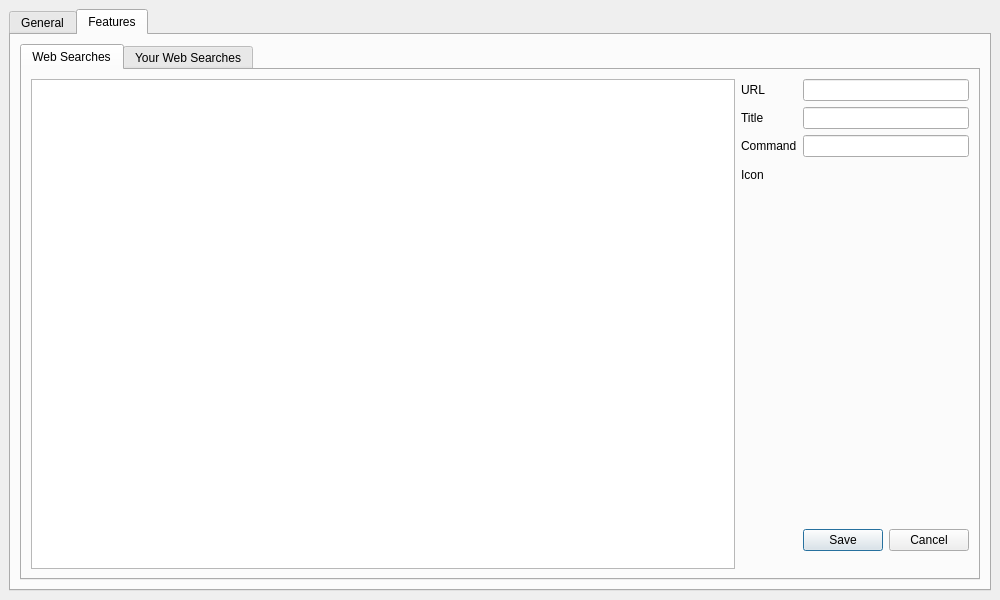
<?xml version="1.0" encoding="UTF-8"?>
<ui version="4.0">
 <class>SettingsWindow</class>
 <widget class="QMainWindow" name="SettingsWindow">
  <property name="geometry">
   <rect>
    <x>0</x>
    <y>0</y>
    <width>1000</width>
    <height>600</height>
   </rect>
  </property>
  <property name="windowTitle">
   <string>Settings - Rafiki</string>
  </property>
  <widget class="QWidget" name="centralwidget">
   <layout class="QGridLayout" name="gridLayout">
    <item row="0" column="0">
     <layout class="QVBoxLayout" name="verticalLayout">
      <property name="spacing">
       <number>0</number>
      </property>
      <item>
       <!-- First QTabWidget -->
       <widget class="QTabWidget" name="tabWidget">
        <property name="currentIndex">
         <number>1</number>
        </property>
        <!-- "General" tab -->
        <widget class="QWidget" name="tab">
         <attribute name="title">
          <string>General</string>
         </attribute>
        </widget>
        <!-- "Features" tab -->
        <widget class="QWidget" name="tab_2">
         <attribute name="title">
          <string>Features</string>
         </attribute>
         <layout class="QVBoxLayout" name="verticalLayout_2">
          <item>
           <!-- Second QTabWidget -->
           <widget class="QTabWidget" name="tabWidget_2">
            <property name="currentIndex">
             <number>0</number>
            </property>
            <!-- "Web Searches" tab -->
            <widget class="QWidget" name="tab_3">
             <attribute name="title">
              <string>Web Searches</string>
             </attribute>
             <layout class="QHBoxLayout" name="horizontalLayout">
              <item>
               <widget class="QTableWidget" name="tableWidget">
                <property name="sizePolicy">
                 <sizepolicy hsizetype="Expanding" vsizetype="Expanding">
                  <horstretch>2</horstretch>
                  <verstretch>0</verstretch>
                 </sizepolicy>
                </property>
                <property name="editTriggers">
                 <set>QAbstractItemView::NoEditTriggers</set>
                </property>
                <property name="alternatingRowColors">
                 <bool>true</bool>
                </property>
                <property name="selectionBehavior">
                 <enum>QAbstractItemView::SelectRows</enum>
                </property>
               </widget>
              </item>
              <item>
               <layout class="QFormLayout" name="formLayout">
                <item row="0" column="0">
                 <widget class="QLabel" name="urlLabel">
                  <property name="text">
                   <string>URL</string>
                  </property>
                 </widget>
                </item>
                <item row="0" column="1">
                 <widget class="QLineEdit" name="urlLineEdit"/>
                </item>
                <item row="1" column="0">
                 <widget class="QLabel" name="titleLabel">
                  <property name="text">
                   <string>Title</string>
                  </property>
                 </widget>
                </item>
                <item row="1" column="1">
                 <widget class="QLineEdit" name="titleLineEdit"/>
                </item>
                <item row="2" column="0">
                 <widget class="QLabel" name="commandLabel">
                  <property name="text">
                   <string>Command</string>
                  </property>
                 </widget>
                </item>
                <item row="2" column="1">
                 <widget class="QLineEdit" name="commandLineEdit"/>
                </item>
                <item row="3" column="0">
                 <widget class="QLabel" name="iconLabel">
                  <property name="text">
                   <string>Icon</string>
                  </property>
                 </widget>
                </item>
                <item row="3" column="1">
                 <widget class="QWidget" name="iconWidget" native="true"/>
                </item>
                <item row="4" column="1">
                 <widget class="QDialogButtonBox" name="buttonBox">
                  <property name="standardButtons">
                   <set>QDialogButtonBox::Cancel|QDialogButtonBox::Save</set>
                  </property>
                 </widget>
                </item>
                <item row="4" column="0">
                 <spacer name="verticalSpacer">
                  <property name="orientation">
                   <enum>Qt::Vertical</enum>
                  </property>
                  <property name="sizeHint" stdset="0">
                   <size>
                    <width>20</width>
                    <height>40</height>
                   </size>
                  </property>
                 </spacer>
                </item>
               </layout>
              </item>
             </layout>
            </widget>
            <!-- "Your Web Searches" tab -->
            <widget class="QWidget" name="tab_4">
             <attribute name="title">
              <string>Your Web Searches</string>
             </attribute>
            </widget>
           </widget>
          </item>
         </layout>
        </widget>
       </widget>
      </item>
     </layout>
    </item>
   </layout>
  </widget>
 </widget>
 <resources/>
 <connections/>
</ui>
